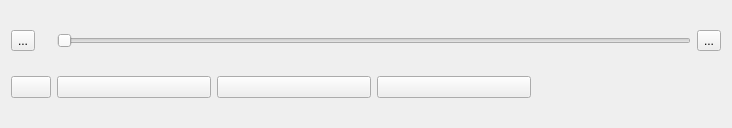
<?xml version="1.0" encoding="UTF-8"?>
<ui version="4.0">
 <class>Controls</class>
 <widget class="QWidget" name="Controls">
  <property name="geometry">
   <rect>
    <x>0</x>
    <y>0</y>
    <width>732</width>
    <height>128</height>
   </rect>
  </property>
  <property name="windowTitle">
   <string>Form</string>
  </property>
  <layout class="QGridLayout" name="gridLayout">
   <item row="0" column="0">
    <widget class="QToolButton" name="slower">
     <property name="text">
      <string>...</string>
     </property>
    </widget>
   </item>
   <item row="0" column="1" colspan="4">
    <widget class="QSlider" name="positionSlider">
     <property name="orientation">
      <enum>Qt::Horizontal</enum>
     </property>
    </widget>
   </item>
   <item row="3" column="0">
    <widget class="QPushButton" name="play">
     <property name="text">
      <string/>
     </property>
    </widget>
   </item>
   <item row="3" column="1">
    <widget class="QPushButton" name="prev">
     <property name="text">
      <string/>
     </property>
    </widget>
   </item>
   <item row="3" column="2">
    <widget class="QPushButton" name="stop">
     <property name="text">
      <string/>
     </property>
    </widget>
   </item>
   <item row="3" column="3">
    <widget class="QPushButton" name="next">
     <property name="text">
      <string/>
     </property>
    </widget>
   </item>
   <item row="3" column="4" colspan="2">
    <spacer name="horizontalSpacer">
     <property name="orientation">
      <enum>Qt::Horizontal</enum>
     </property>
     <property name="sizeHint" stdset="0">
      <size>
       <width>40</width>
       <height>20</height>
      </size>
     </property>
    </spacer>
   </item>
   <item row="0" column="5">
    <widget class="QToolButton" name="faster">
     <property name="text">
      <string>...</string>
     </property>
    </widget>
   </item>
  </layout>
 </widget>
 <resources/>
 <connections/>
</ui>
